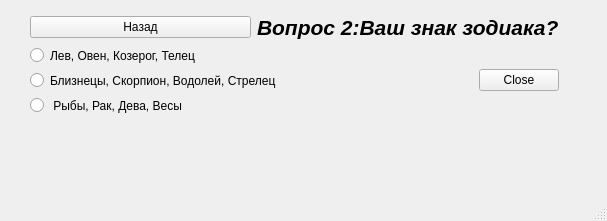
<?xml version="1.0" encoding="UTF-8"?>
<ui version="4.0">
 <class>Test_1q2</class>
 <widget class="QMainWindow" name="Test_1q2">
  <property name="geometry">
   <rect>
    <x>0</x>
    <y>0</y>
    <width>607</width>
    <height>221</height>
   </rect>
  </property>
  <property name="windowTitle">
   <string>MainWindow</string>
  </property>
  <widget class="QWidget" name="centralwidget">
   <widget class="QWidget" name="">
    <property name="geometry">
     <rect>
      <x>30</x>
      <y>15</y>
      <width>529</width>
      <height>100</height>
     </rect>
    </property>
    <layout class="QGridLayout" name="gridLayout">
     <item row="0" column="0" colspan="2">
      <layout class="QHBoxLayout" name="horizontalLayout">
       <item>
        <widget class="QPushButton" name="backButton_for_q1">
         <property name="text">
          <string>Назад</string>
         </property>
        </widget>
       </item>
       <item>
        <widget class="QLabel" name="label">
         <property name="text">
          <string>&lt;html&gt;&lt;head/&gt;&lt;body&gt;&lt;p&gt;&lt;span style=&quot; font-size:16pt; font-weight:600; font-style:italic;&quot;&gt;Вопрос 2:Ваш знак зодиака?&lt;/span&gt;&lt;/p&gt;&lt;/body&gt;&lt;/html&gt;</string>
         </property>
        </widget>
       </item>
      </layout>
     </item>
     <item row="1" column="0">
      <layout class="QVBoxLayout" name="verticalLayout">
       <item>
        <widget class="QRadioButton" name="radioButton_1">
         <property name="text">
          <string>Лев, Овен, Козерог, Телец</string>
         </property>
        </widget>
       </item>
       <item>
        <widget class="QRadioButton" name="radioButton_22">
         <property name="text">
          <string>Близнецы, Скорпион, Водолей, Стрелец</string>
         </property>
        </widget>
       </item>
       <item>
        <widget class="QRadioButton" name="radioButton_32">
         <property name="text">
          <string> Рыбы, Рак, Дева, Весы</string>
         </property>
        </widget>
       </item>
      </layout>
     </item>
     <item row="1" column="1">
      <layout class="QHBoxLayout" name="horizontalLayout_2">
       <item>
        <spacer name="horizontalSpacer">
         <property name="orientation">
          <enum>Qt::Horizontal</enum>
         </property>
         <property name="sizeHint" stdset="0">
          <size>
           <width>208</width>
           <height>20</height>
          </size>
         </property>
        </spacer>
       </item>
       <item>
        <widget class="QPushButton" name="closeButton_for_Begin">
         <property name="text">
          <string>Close</string>
         </property>
        </widget>
       </item>
      </layout>
     </item>
    </layout>
   </widget>
  </widget>
  <widget class="QMenuBar" name="menubar">
   <property name="geometry">
    <rect>
     <x>0</x>
     <y>0</y>
     <width>607</width>
     <height>21</height>
    </rect>
   </property>
  </widget>
  <widget class="QStatusBar" name="statusbar"/>
 </widget>
 <resources/>
 <connections/>
</ui>
